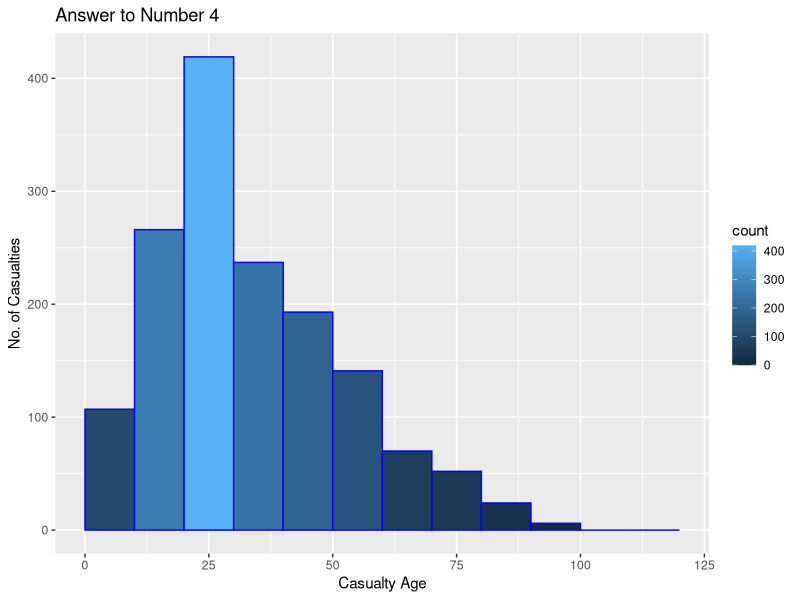

R code for this plot:
#Import Libraries
library(dplyr)
library(ggplot2)

#Read CSV
accidents <- read.csv(file = "accidents2014.csv")
nrow(accidents)
print("1. This is the dimensions for the original accidents.csv")
print(dim(accidents))

#Used select to create a new data set(shortaccidents) which eliminates Accident.Date,
#Time..24hr., Road.Surface, Lighting.Conditions, and Weather.Conditions
#But keeps everything else

shortaccidents <- select(accidents, Reference.Number, Grid.Ref..Easting,
                         Grid.Ref..Northing, Number.of.Vehicles, Number.of.Casualties, 
                         X1st.Road.Class, Casualty.Class, Casualty.Severity, Sex.of.Casualty, 
                         Age.of.Casualty, Type.of.Vehicle)

#Filtered the shortaccidents data set to create a new data set(shorteraccidents) which 
#only studies accidents for a private car(vehicle type 9) and accidents that are not on
#a motorway (Motorway accidents are classified as X1st.Road.Class=1)

shorteraccidents <- filter(shortaccidents, Type.of.Vehicle == 9, X1st.Road.Class != 1)

#Printing dimensions of the new shortestaccidents data set (Answer to number 2)
print("2. This is the dimensions after using select() and filter() ")
print(dim(shorteraccidents))

#Created a new data set(centeraccidents) from the shortestaccidents data set
#which adds a column (Distance.from.Center) which is the distance of the accident
#from the Centre of Leeds. The Centre of Leeds has
#Easting-Northing coordinates of 429967 and 434260 respectively. 
#This was calculated by using : (Accidents Easting coordinates - Leeds centre Easting coordinate)^2 +
# (Accidents Norting coordinates - Leeds centre Norting coordinate)^2
#Which was then square rooted to provide the distance from the centre in metres. (Answer to number 3)

centeraccidents <- mutate(shorteraccidents, Distance.from.Center = 
                            sqrt((Grid.Ref..Easting - 429967)^2 + (Grid.Ref..Northing - 434260)^2))

#Print the centeraccidents data set which is arranged in Ascending order for the Distance.from.Center 
#(Answer to number 3)
#print(arrange(centeraccidents, Distance.from.Center))
print("3. These are the last rows of the data sheet after adding the Distance.from.Center column arranged in Ascending order")
print(tail(arrange(centeraccidents, Distance.from.Center)))

#Created a Histogram(histaccidents) for the Age.of.Casualty which has been
#grouped into 10 year groups using binwidth=10
#The Axis labels were set to Casualty Age and No. of Casualties (Answer to number 4)
#This is the original plot which has the standard layout
#ggplot(centeraccidents) + geom_histogram(aes(x=Age.of.Casualty), binwidth=10) + labs(x= "Casualty Age", y= "No. of Casualties") + ggtitle("Answer to Number 5")

#This is the colored one which starts from -5 
#ggplot(centeraccidents) + geom_histogram(aes(x=Age.of.Casualty, fill=..count..), binwidth=10, col="blue")+ labs(x= "Casualty Age", y= "No. of Casualties")+ ggtitle("Answer to Number 5")

#This is the plot which starts from 0 and is colored blue with counts to look cool (My final submission for number 4)
histaccidents <- ggplot(centeraccidents) + geom_histogram(aes(x=Age.of.Casualty, fill=..count..), binwidth=10, col="blue", breaks=seq(0,120,by=10)) + 
    labs(x= "Casualty Age", y= "No. of Casualties") + ggtitle("Answer to Number 4")



#Saved this new histogram as histaccidents.png (Answer to Number 4)
ggsave(histaccidents, file="histaccidents_31781792.png", width=4, height=4)
print("Histogram plot was saved as histaccidents_31781792.png in working directory")